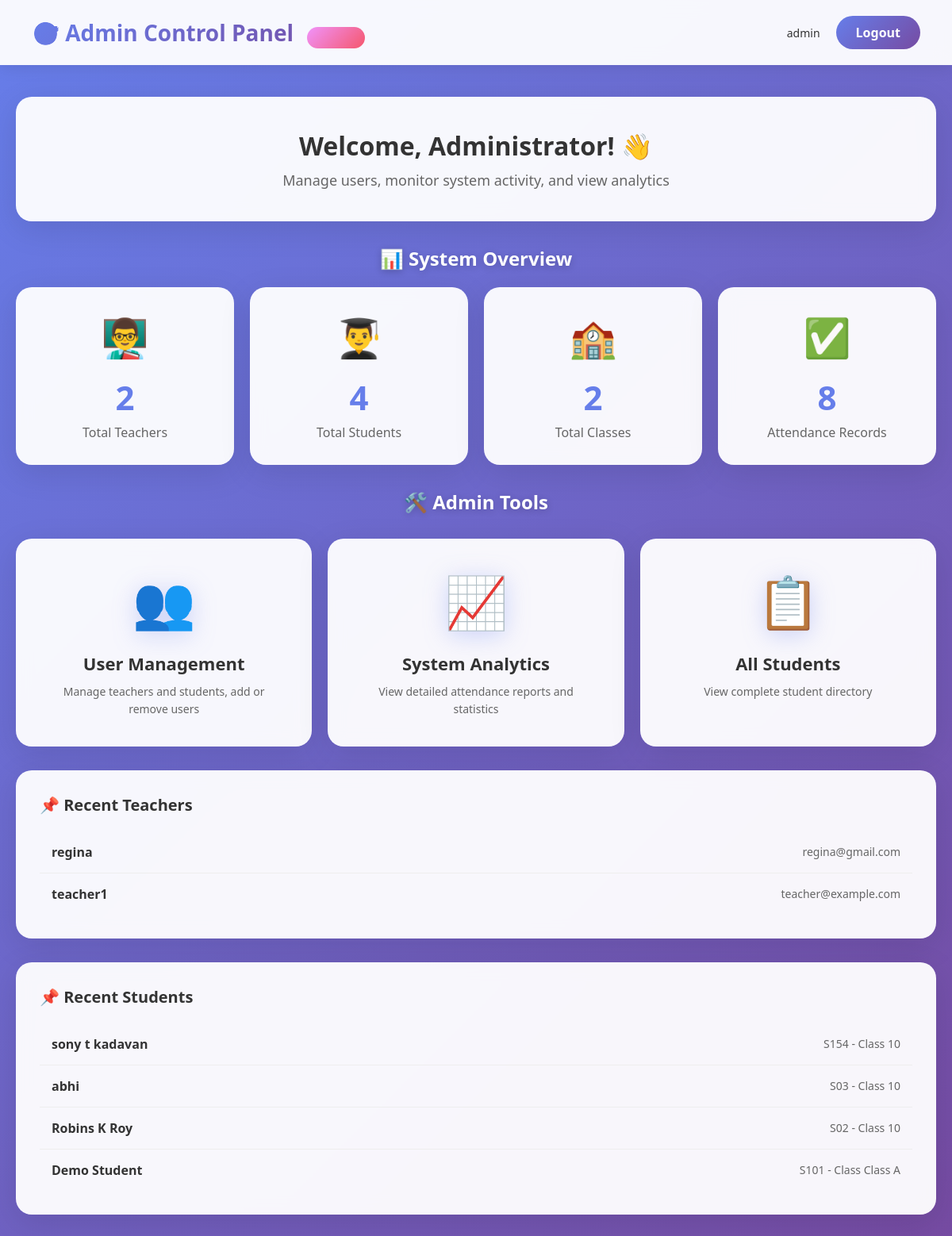
/admin/dashboard (signed in), run on the app's committed database.
### models.py (models this page shows, shortened)
class User(UserMixin, Base):
    __tablename__ = 'users'
    id = Column(Integer, primary_key=True)
    username = Column(String, unique=True, nullable=False)
    password_hash = Column(String, nullable=False)
    role = Column(String, nullable=False)  # 'teacher' or 'student'
    email = Column(String, nullable=True)
    student_id = Column(Integer, ForeignKey('students.id'), nullable=True)  # Link to student record if role is student
    full_name = Column(String, nullable=True)
    phone = Column(String, nullable=True)
    profile_photo = Column(String, nullable=True)
    department = Column(String, nullable=True)
    subject = Column(String, nullable=True)
    student = relationship("Student", back_populates="user", foreign_keys=[student_id])

class Student(Base):
    __tablename__ = 'students'
    id = Column(Integer, primary_key=True)
    name = Column(String, nullable=False)
    roll_no = Column(String, unique=True, nullable=False)
    class_name = Column(String, nullable=True)
    email = Column(String, nullable=True)
    encodings_path = Column(String, nullable=True)  # path to .npy file with face embeddings
    profile_photo = Column(String, nullable=True)  # path to profile photo
    user = relationship("User", back_populates="student", foreign_keys=[User.student_id])
    attendance_records = relationship("Attendance", back_populates="student")

### app.py (the view)
@app.route('/admin/dashboard')
@login_required
def admin_dashboard():
    if current_user.role != 'admin':
        flash('Access denied! Admins only.', 'error')
        return redirect(url_for('login'))
    db = SessionLocal()
    total_teachers = db.query(User).filter(User.role == 'teacher').count()
    total_students = db.query(Student).count()
    total_classes = db.query(Student.class_name).distinct().count()
    total_attendance = db.query(Attendance).count()
    recent_teachers = db.query(User).filter(User.role == 'teacher').order_by(User.id.desc()).limit(5).all()
    recent_students = db.query(Student).order_by(Student.id.desc()).limit(5).all()
    db.close()
    return render_template('admin_dashboard.html',
                         total_teachers=total_teachers,
                         total_students=total_students,
                         total_classes=total_classes,
                         total_attendance=total_attendance,
                         recent_teachers=recent_teachers,
                         recent_students=recent_students)

### app.py (called while the page is built)
@login_manager.user_loader
def load_user(user_id):
    db = SessionLocal()
    user = db.query(User).get(int(user_id))
    db.close()
    return user

### templates/admin_dashboard.html (shortened to what this page needs)
<!DOCTYPE html>
<html lang="en">
<head>
</head>
<body>
    <div class="header">
        <div class="header-content">
            <h1>
                🎯 Admin Control Panel
                <span class="admin-badge">ADMIN</span>
            </h1>
            <div class="header-right">
                <span class="user-info">{{ current_user.username }}</span>
                <a href="{{ url_for('logout') }}" class="logout-btn">Logout</a>
            </div>
        </div>
    </div>
    <div class="container">
        <div class="welcome-card">
            <h2>Welcome, Administrator! 👋</h2>
            <p>Manage users, monitor system activity, and view analytics</p>
        </div>
        <h2 class="section-title">📊 System Overview</h2>
        <div class="stats-grid">
            <div class="stat-card">
                <div class="stat-icon">👨‍🏫</div>
                <div class="stat-number">{{ total_teachers }}</div>
                <div class="stat-label">Total Teachers</div>
            </div>
            <div class="stat-card">
                <div class="stat-icon">👨‍🎓</div>
                <div class="stat-number">{{ total_students }}</div>
                <div class="stat-label">Total Students</div>
            </div>
            <div class="stat-card">
                <div class="stat-icon">🏫</div>
                <div class="stat-number">{{ total_classes }}</div>
                <div class="stat-label">Total Classes</div>
            </div>
            <div class="stat-card">
                <div class="stat-icon">✅</div>
                <div class="stat-number">{{ total_attendance }}</div>
                <div class="stat-label">Attendance Records</div>
            </div>
        </div>
        <h2 class="section-title">🛠️ Admin Tools</h2>
        <div class="menu-grid">
            <a href="{{ url_for('admin_users') }}" class="menu-card">
                <div class="menu-icon">👥</div>
                <h3>User Management</h3>
                <p>Manage teachers and students, add or remove users</p>
            </a>
            <a href="{{ url_for('admin_analytics') }}" class="menu-card">
                <div class="menu-icon">📈</div>
                <h3>System Analytics</h3>
                <p>View detailed attendance reports and statistics</p>
            </a>
            <a href="{{ url_for('view_students') }}" class="menu-card">
                <div class="menu-icon">📋</div>
                <h3>All Students</h3>
                <p>View complete student directory</p>
            </a>
        </div>
        <div class="recent-section">
            <h3>📌 Recent Teachers</h3>
            <ul class="recent-list">
                {% for teacher in recent_teachers %}
                <li class="recent-item">
                    <span class="recent-name">{{ teacher.username }}</span>
                    <span class="recent-detail">{{ teacher.email or 'No email' }}</span>
                </li>
                {% else %}
                <li class="recent-item">
                    <span class="recent-detail">No teachers registered yet</span>
                </li>
                {% endfor %}
            </ul>
        </div>
        <div class="recent-section">
            <h3>📌 Recent Students</h3>
            <ul class="recent-list">
                {% for student in recent_students %}
                <li class="recent-item">
                    <span class="recent-name">{{ student.name }}</span>
                    <span class="recent-detail">{{ student.roll_no }} - Class {{ student.class_name }}</span>
                </li>
                {% else %}
                <li class="recent-item">
                    <span class="recent-detail">No students registered yet</span>
                </li>
                {% endfor %}
            </ul>
        </div>
    </div>
</body>
</html>

### templates/admin_dashboard.html (style rules this page uses)
* { margin: 0; padding: 0; box-sizing: border-box; }
body { font-family: 'Segoe UI', Tahoma, Geneva, Verdana, sans-serif; background: linear-gradient(135deg, #667eea 0%, #764ba2 100%); min-height: 100vh; }
.header { background: rgba(255, 255, 255, 0.95); backdrop-filter: blur(10px); padding: 20px 40px; box-shadow: 0 2px 20px rgba(0,0,0,0.1); }
.header-content { max-width: 1400px; margin: 0 auto; display: flex; justify-content: space-between; align-items: center; }
.header h1 { font-size: 28px; background: linear-gradient(135deg, #667eea 0%, #764ba2 100%); -webkit-background-clip: text; -webkit-text-fill-color: transparent; background-clip: text; }
.admin-badge { background: linear-gradient(135deg, #f093fb 0%, #f5576c 100%); color: white; padding: 5px 15px; border-radius: 20px; font-size: 12px; font-weight: bold; margin-left: 10px; }
.header-right { display: flex; align-items: center; gap: 20px; }
.user-info { font-size: 14px; color: #333; }
.logout-btn { background: linear-gradient(135deg, #667eea 0%, #764ba2 100%); color: white; padding: 10px 25px; border: none; border-radius: 25px; text-decoration: none; transition: transform 0.3s, box-shadow 0.3s; font-weight: 600; }
.container { max-width: 1400px; margin: 40px auto; padding: 0 20px; }
.welcome-card { background: rgba(255, 255, 255, 0.95); backdrop-filter: blur(10px); padding: 40px; border-radius: 20px; box-shadow: 0 10px 40px rgba(0,0,0,0.1); margin-bottom: 30px; text-align: center; }
.welcome-card h2 { color: #333; margin-bottom: 10px; font-size: 32px; }
.welcome-card p { color: #666; font-size: 18px; }
.stats-grid { display: grid; grid-template-columns: repeat(auto-fit, minmax(250px, 1fr)); gap: 20px; margin-bottom: 30px; }
.stat-card { background: rgba(255, 255, 255, 0.95); backdrop-filter: blur(10px); padding: 30px; border-radius: 20px; box-shadow: 0 10px 40px rgba(0,0,0,0.1); transition: transform 0.3s, box-shadow 0.3s; text-align: center; }
.stat-icon { font-size: 48px; margin-bottom: 15px; }
.stat-number { font-size: 42px; font-weight: bold; color: #667eea; margin-bottom: 5px; }
.stat-label { color: #666; font-size: 16px; font-weight: 500; }
.menu-grid { display: grid; grid-template-columns: repeat(auto-fit, minmax(300px, 1fr)); gap: 20px; margin-top: 30px; }
.menu-card { background: rgba(255, 255, 255, 0.95); backdrop-filter: blur(10px); padding: 35px; border-radius: 20px; box-shadow: 0 10px 40px rgba(0,0,0,0.1); text-align: center; transition: transform 0.3s, box-shadow 0.3s; cursor: pointer; text-decoration: none; color: inherit; display: block; }
.menu-icon { font-size: 64px; margin-bottom: 20px; filter: drop-shadow(0 5px 15px rgba(102, 126, 234, 0.3)); }
.menu-card h3 { color: #333; margin-bottom: 10px; font-size: 22px; }
.menu-card p { color: #666; font-size: 14px; line-height: 1.6; }
.section-title { color: white; font-size: 24px; margin-bottom: 20px; text-align: center; font-weight: 600; text-shadow: 0 2px 10px rgba(0,0,0,0.2); }
.recent-section { background: rgba(255, 255, 255, 0.95); backdrop-filter: blur(10px); padding: 30px; border-radius: 20px; box-shadow: 0 10px 40px rgba(0,0,0,0.1); margin-top: 30px; }
.recent-section h3 { color: #333; margin-bottom: 20px; font-size: 20px; }
.recent-list { list-style: none; }
.recent-item { padding: 15px; border-bottom: 1px solid #eee; display: flex; justify-content: space-between; align-items: center; }
.recent-item:last-child { border-bottom: none; }
.recent-name { font-weight: 600; color: #333; }
.recent-detail { color: #666; font-size: 14px; }

### data on the page
User: username "admin"
User: username "regina", email "regina@gmail.com"
User: username "teacher1", email "teacher@example.com"
Student: name "sony t kadavan", roll_no "S154", class_name "10"
Student: name "abhi", roll_no "S03", class_name "10"
Student: name "Robins K Roy", roll_no "S02", class_name "10"
Student: name "Demo Student", roll_no "S101", class_name "Class A"

### other printed values
{{ total_teachers }} "2"
{{ total_students }} "4"
{{ total_classes }} "2"
{{ total_attendance }} "8"
